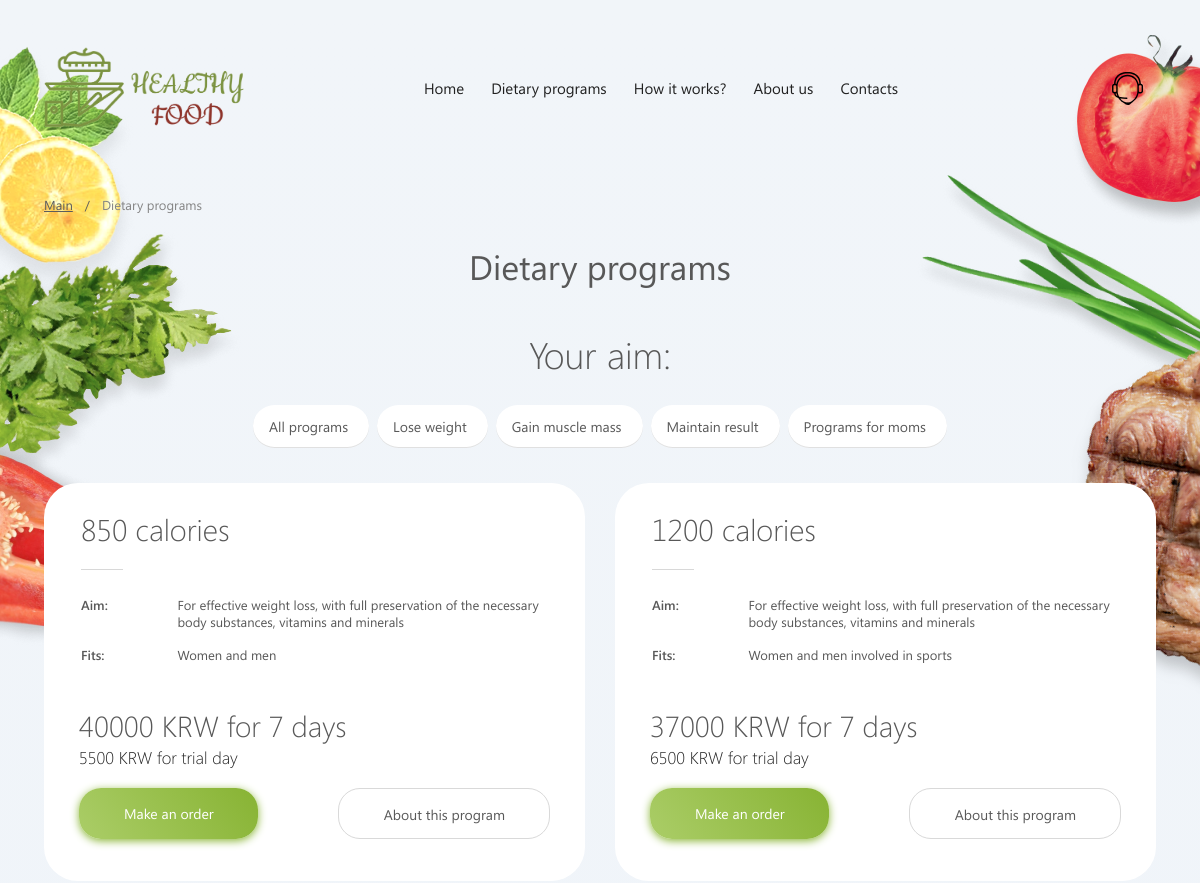
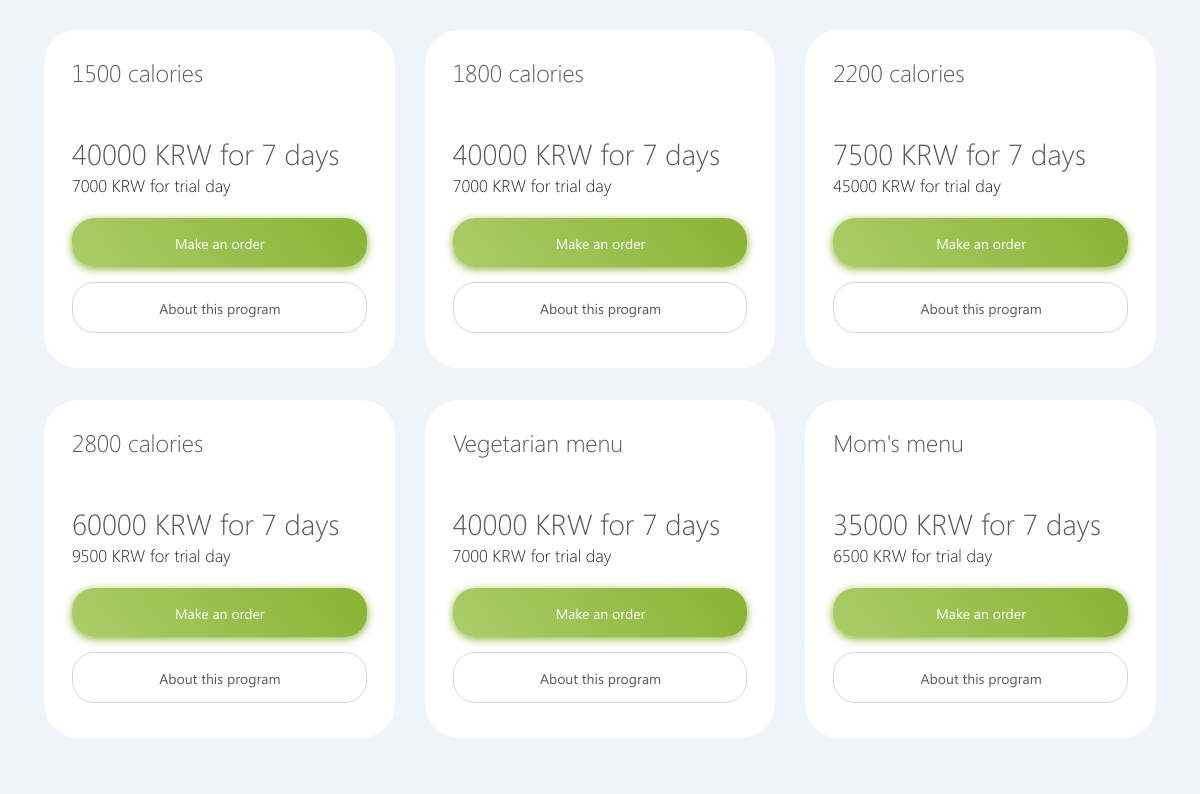
The app's page /programs/ (upper part), older data (2 pictures, top to bottom).
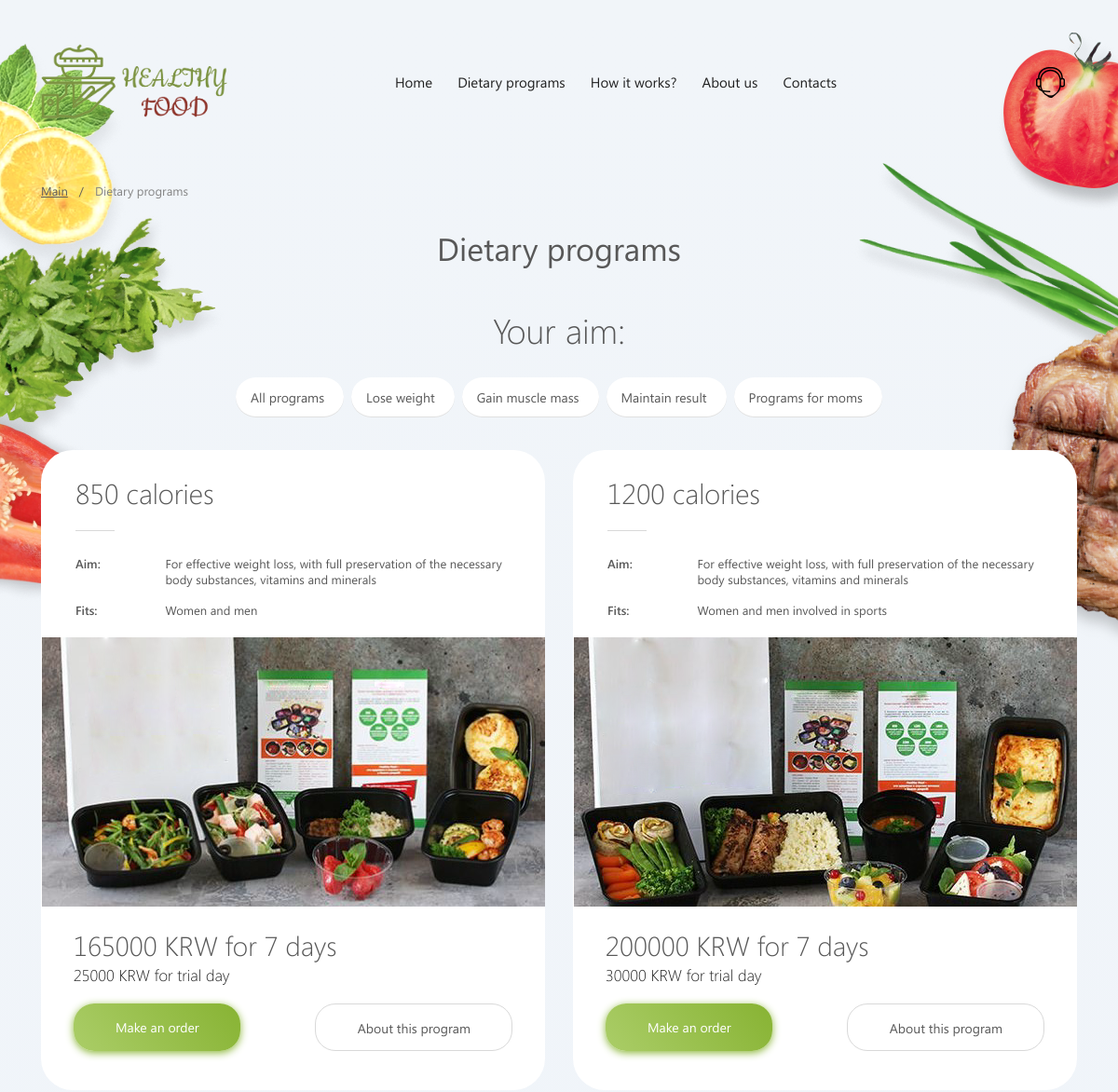
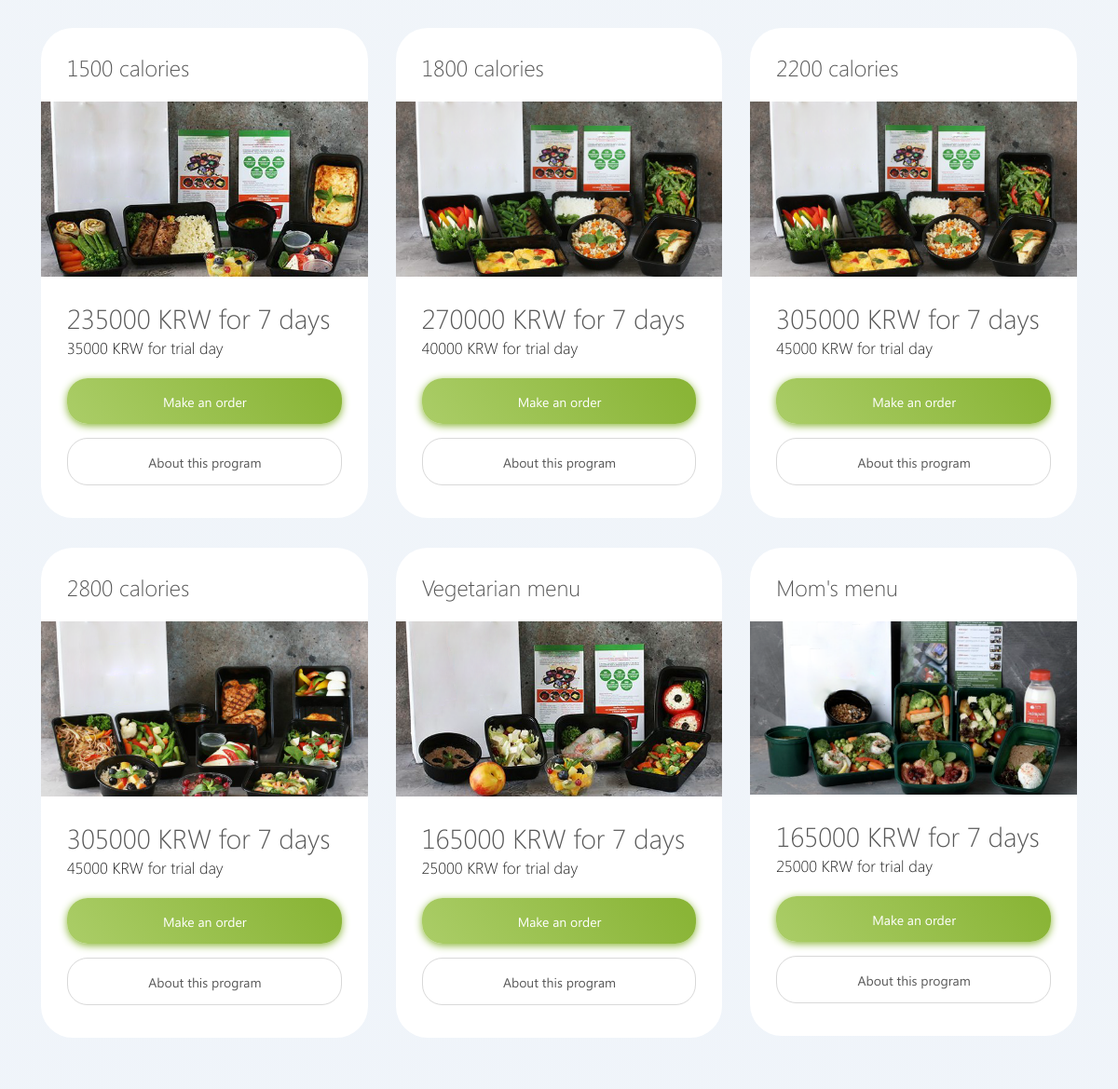
The same page, newer data (2 pictures, top to bottom).
### programs/models.py (models this page shows)
class Program(models.Model):
    title = models.CharField(max_length=100)
    image = models.TextField()
    tag = models.TextField()
    target = models.TextField()
    aim = models.TextField()
    description = models.TextField()
    prohibition = models.TextField(blank=True)
    price_day = models.IntegerField()
    price_week = models.IntegerField()
    breakfast_info = models.TextField()
    breakfast_image = models.TextField()
    brunch_info = models.TextField()
    brunch_image = models.TextField()
    lunch_info = models.TextField()
    lunch_image = models.TextField()
    dunch_info = models.TextField()
    dunch_image = models.TextField()
    dinner_info = models.TextField()
    dinner_image = models.TextField()

### programs/views.py (the view)
# urls.py: path("programs/", include("programs.urls")),
def programs(request):
    tag = request.GET.get('tag')
    program_objects = Program.objects.all()
    if tag:
        program_objects = program_objects.filter(tag=TAGS_MAP[tag])
    context = {"programs": program_objects}
    return render(request, "programs.html", context)

### programs/templates/programs.html (shortened to what the changed rows need)
{% extends "base.html" %}
{% load static %}
{% block page_content %}
<div class="container">
    <h1 class="page-title text-center">Dietary programs</h1>
</div>
<div data-react-id="FoodPrograms">
    <section class="food-programs">
        <div class="container">
            <div class="food-programs__body">
                <div class="food-programs__row">
                    {% if programs.0 %}
                    <div class="food-item animated fadeInLeft">
                        <div class="food-item__header">
                            <div class="food-item__title">
                                <div class="h2"> <span>{{ programs.0.title }}</span></div>
                            </div>
                            <div class="food-item__line">&nbsp;</div>
                        </div>
                        <div class="food-item__body">
                            <div class="food-item__info">
                                <div class="food-item__info-row">
                                    <div class="food-item__info-col">Aim:</div>
                                    <div class="food-item__info-col">{{ programs.0.aim }}</div>
                                </div>
                                <div class="food-item__info-row">
                                    <div class="food-item__info-col">Fits:</div>
                                    <div class="food-item__info-col">{{ programs.0.target }}</div>
                                </div>
                            </div>
                            <div class="food-item__picture">
                                <a href="/programs/{{ programs.0.id }}">
                                    {% static "" as baseUrl %}
                                    <img src="{{ baseUrl }}{{ programs.0.image }}" alt="">
                                </a>
                            </div>
                        </div>
                        <div class="food-item__footer">
                            <div class="food-price">
                                <div class="food-price__items">
                                    <div class="food-price__item active">
                                        <div class="food-price__body">
                                            <div class="food-price__text">{{ programs.0.price_week }} KRW for 7 days</div>
                                        </div>
                                        <div class="food-price__footer">
                                            <div class="food-price__trial-day">{{ programs.0.price_day }} KRW for trial day</div>
                                        </div>
                                    </div>
                                </div>
                            </div>
                            <div class="food-item__buttons">
                                <a class="active btn-circle btn-circle_md" href="">Make an order</a>
                                <a class="btn-white btn-circle btn-circle_md" href="/programs/{{ programs.0.id }}">About this program</a>
                            </div>
                        </div>
                    </div>
                    {% endif %}
                    {% if programs.1 %}
                    <div class="food-item animated fadeInRight">
                        <div class="food-item__header">
                            <div class="food-item__title">
                                <div class="h2"> <span>{{ programs.1.title }}</span></div>
                            </div>
                            <div class="food-item__line">&nbsp;</div>
                        </div>
                        <div class="food-item__body">
                            <div class="food-item__info">
                                <div class="food-item__info-row">
                                    <div class="food-item__info-col">Aim:</div>
                                    <div class="food-item__info-col">{{ programs.1.aim }}</div>
                                </div>
                                <div class="food-item__info-row">
                                    <div class="food-item__info-col">Fits:</div>
                                    <div class="food-item__info-col">{{ programs.1.target }}</div>
                                </div>
                            </div>
                            <div class="food-item__picture">
                                <a href="/programs/{{ programs.1.id }}">
                                    {% static "" as baseUrl %}
                                    <img src="{{ baseUrl }}{{ programs.1.image }}" alt="">
                                </a>
                            </div>
                        </div>
                        <div class="food-item__footer">
                            <div class="food-price">
                                <div class="food-price__items">
                                    <div class="food-price__item active">
                                        <div class="food-price__body">
                                            <div class="food-price__text">{{ programs.1.price_week }} KRW for 7 days</div>
                                        </div>
                                        <div class="food-price__footer">
                                            <div class="food-price__trial-day">{{ programs.1.price_day }} KRW for trial day</div>
                                        </div>
                                    </div>
                                </div>
                            </div>
                            <div class="food-item__buttons">
                                <a class="active btn-circle btn-circle_md" href="">Make an order</a>
                                <a class="btn-white btn-circle btn-circle_md" href="/programs/{{ programs.1.id }}">About this program</a>
                            </div>
                        </div>
                    </div>
                    {% endif %}
                </div>
                {% if programs.2 %}
                <div class="food-programs__row">
                    {% for program in programs|slice:"2:10" %}
                        <div class="food-item food-item_md animated fadeInUp delay-1s">
                            <div class="food-item__header">
                                <div class="food-item__title">
                                    <div class="h2"><span>{{ program.title }}</span></div>
                                </div>
                            </div>
                            <div class="food-item__body">
                                <div class="food-item__picture">
                                    <a href="/programs/{{ program.id }}">
                                        {% static "" as baseUrl %}
                                        <img src="{{ baseUrl }}{{ program.image }}" alt="">
                                    </a>
                                </div>
                            </div>
                            <div class="food-item__footer">
                                <div class="food-price">
                                    <div class="food-price__items">
                                        <div class="food-price__item active">
                                            <div class="food-price__body">
                                                <div class="food-price__text">{{ program.price_week }} KRW for 7 days</div>
                                            </div>
                                            <div class="food-price__footer">
                                                <div class="food-price__trial-day">{{ program.price_day }} KRW for trial day</div>
                                            </div>
                                        </div>
                                    </div>
                                </div>
                                <div class="food-item__buttons">
                                    <a class="active btn-circle btn-circle_md" href="">Make an order</a>
                                    <a class="btn-white btn-circle btn-circle_md" href="/programs/{{ program.id }}">About this program</a></div>
                            </div>
                        </div>
                    {% endfor %}
                </div>
                {% endif %}
            </div>
        </div>
    </section>
</div>
{% endblock %}

Row changes from the older to the newer data that the page shows:
changed Program "850 calories": image: picture added; price_week "40000" → "165000"; price_day "5500" → "25000"
changed Program "1200 calories": image: picture added; price_week "37000" → "200000"; price_day "6500" → "30000"
changed Program "1500 calories": image: picture added; price_week "40000" → "235000"; price_day "7000" → "35000"
changed Program "1800 calories": image: picture added; price_week "40000" → "270000"; price_day "7000" → "40000"
changed Program "2200 calories": image: picture added; price_week "7500" → "305000"
changed Program "2800 calories": image: picture added; price_week "60000" → "305000"; price_day "9500" → "45000"
changed Program "Vegetarian menu": image: picture added; price_week "40000" → "165000"; price_day "7000" → "25000"
changed Program "Mom's menu": image: picture added; price_week "35000" → "165000"; price_day "6500" → "25000"
